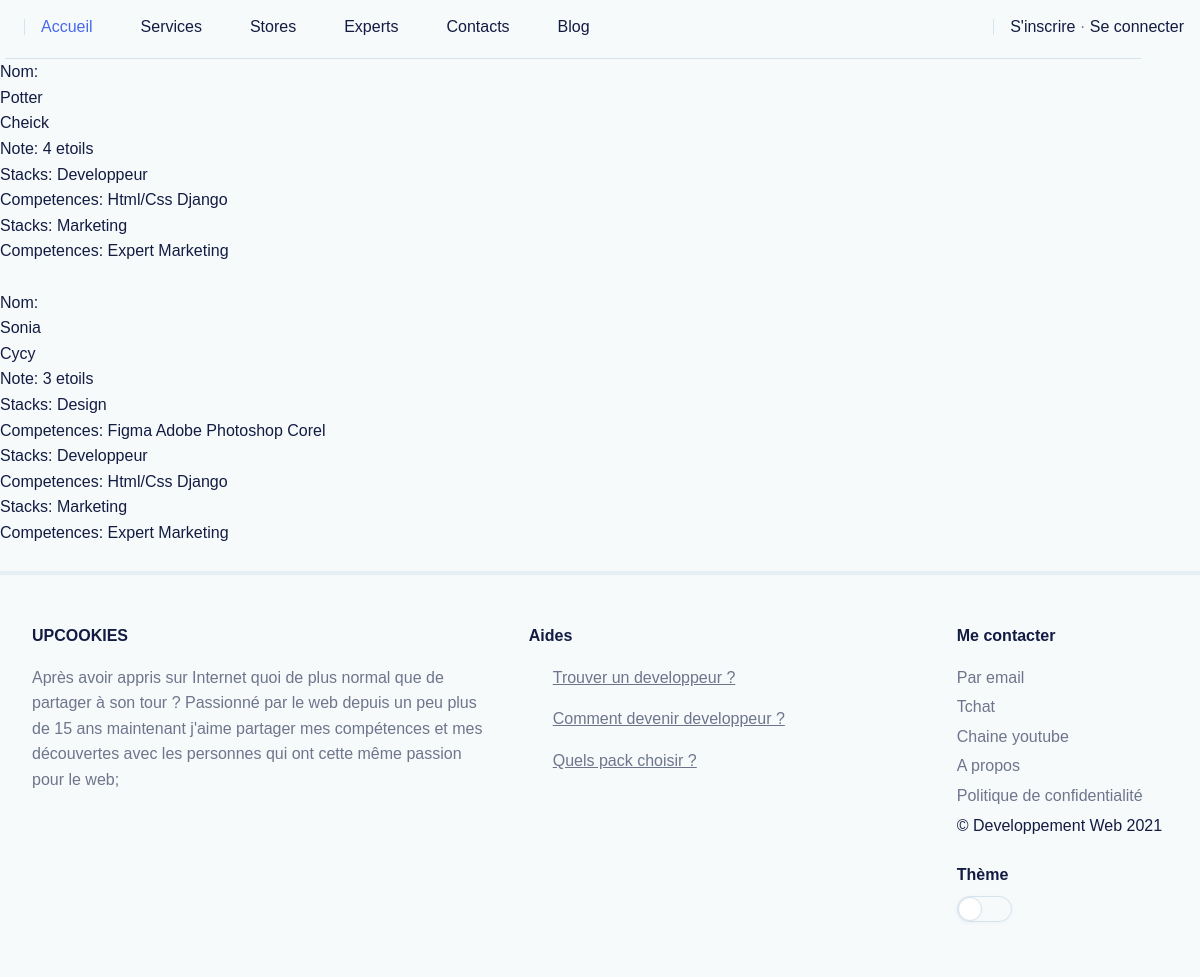
Screenshot of /services/experts/ with the database file from the repository.
### services/models.py (models this page shows, shortened)
class Experts(models.Model):
	name = models.CharField(max_length=255)
	surname = models.CharField(max_length=255)
	slug = models.SlugField(max_length=200, null=True)
	email = models.EmailField(unique=True)
	description = models.TextField()
	phone = models.CharField(max_length=25)
	whatsapp = models.CharField(max_length=25)
	telegram = models.CharField(max_length=25)
	note = models.IntegerField(default=3)
	stacks = models.ManyToManyField(Stacks)
	class Meta:
		verbose_name = "Experts"
		verbose_name_plural = "Experts"
	def get_absolute_url(self):
		return reverse('services:details_experts', args=[self.slug])

class Stacks(models.Model):
	name = models.CharField(max_length=255)
	competences = models.ManyToManyField(Competences)
	slug = models.SlugField(max_length=200, unique=True, null=True)
	class Meta:
		verbose_name = "Stacks"
		verbose_name_plural = "Stacks"

class Competences(models.Model):
	name = models.CharField(max_length=255)
	class Meta:
		verbose_name = "Competences"
		verbose_name_plural = "Competences"

### services/views.py (the view)
# urls.py: path('experts/', views.experts, name='experts'),
def experts(request):
    experts = Experts.objects.all()
    return render(request, 'experts/index.html', {'experts':experts})

### templates/experts/index.html (shortened to what this page needs)
{% extends '../base.html' %}
{% load static %}
{% block content %}
	{% for e in experts %}
		Nom: <a href="{{ e.get_absolute_url }}">{{ e.name }}</a>
		{{ e.surname }}
		<h2>Note: {{ e.note }} etoils</h2>
		{% for a in e.stacks.all %}
			<h3>Stacks: {{ a.name }}</h3>
			<p>Competences:
			{% for i in a.competences.all %}
				{{ i.name }}
			{% endfor %}
			</p>
		{% endfor %}
	<br>
	{% endfor %}
{% endblock %}

### rows the page displays
Experts: name "Potter", surname "Cheick", note "4"
Stacks: name "Developpeur"
Competences: name "Html/Css"
Competences: name "Django"
Stacks: name "Marketing"
Competences: name "Expert Marketing"
Experts: name "Sonia", surname "Cycy", note "3"
Stacks: name "Design"
Competences: name "Figma"
Competences: name "Adobe Photoshop"
Competences: name "Corel"
